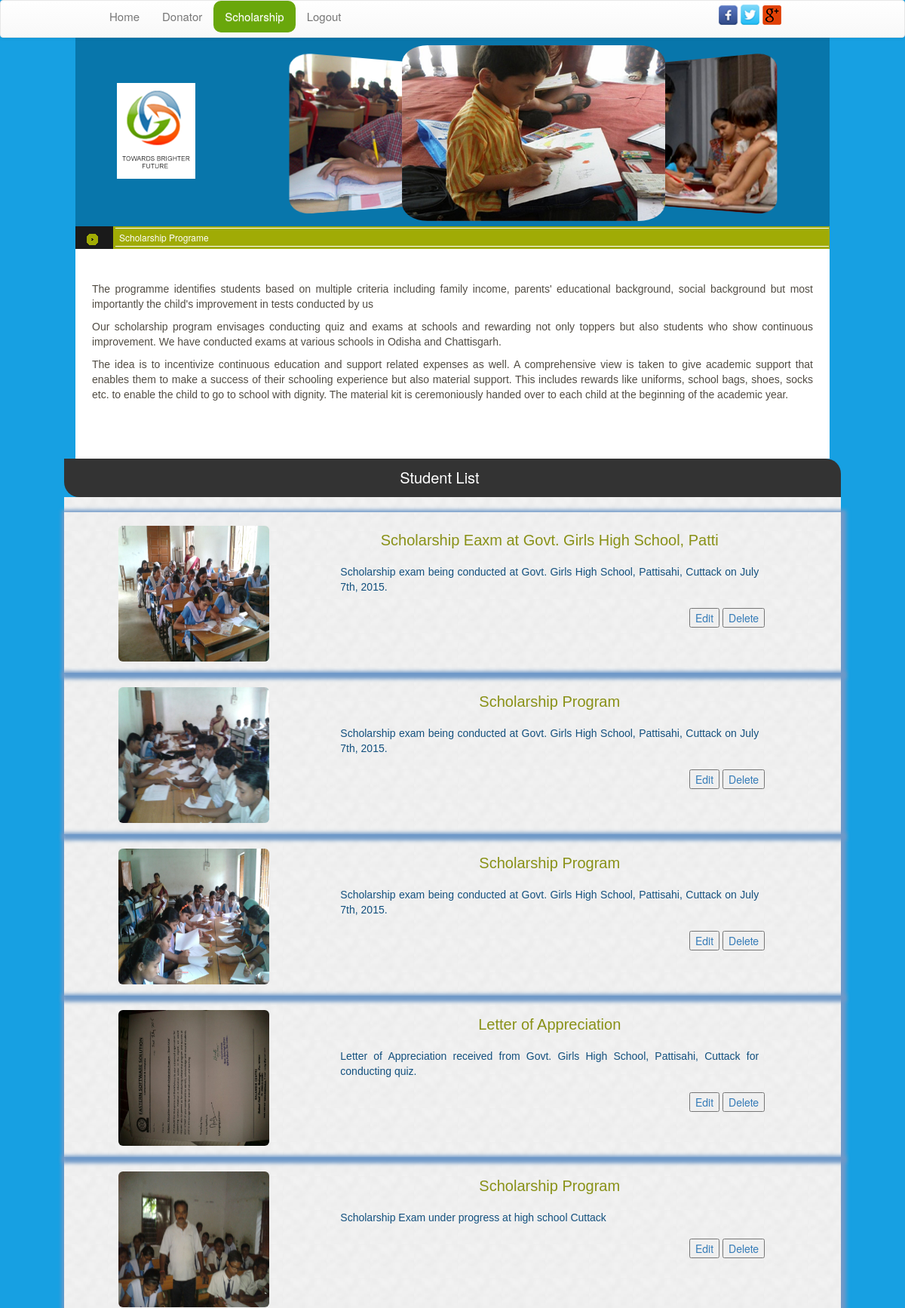
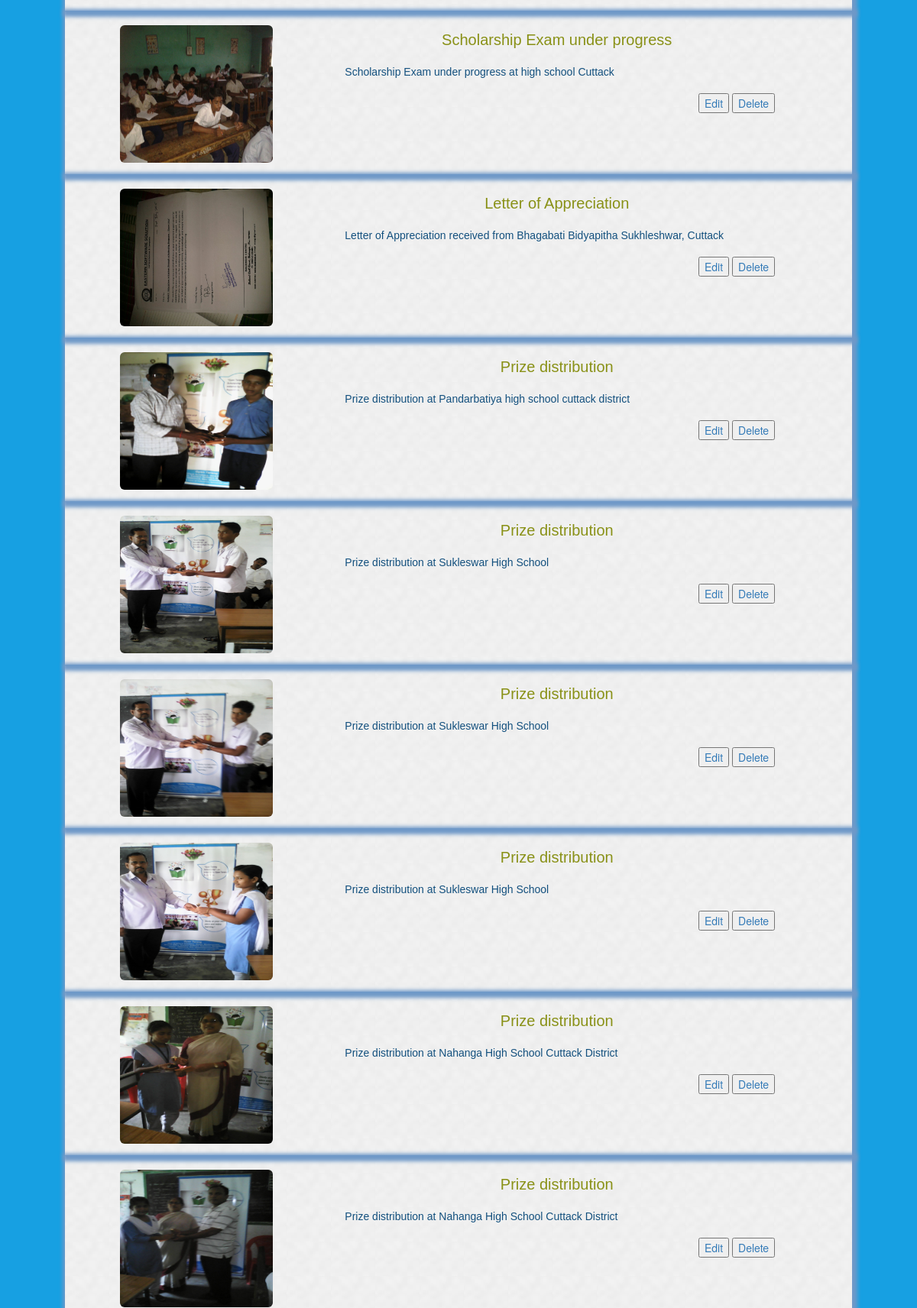
/Scholarship_admin.php (signed in, upper part), run on the app's committed database (2 pictures, top to bottom).
### tables this page shows
CREATE TABLE `scholarship` (
  `Id` int(11) NOT NULL AUTO_INCREMENT,
  `Sname` varchar(50) NOT NULL,
  `Message` varchar(1000) NOT NULL,
  `Filename` varchar(500) NOT NULL,
  PRIMARY KEY (`Id`)
);

### Scholarship_admin.php (the view, shortened to what this page needs)
<?php
include 'connection.php';
include 'header_admin.php';
?>
<div class="container">
	<div class="row">
		<div class="col-md-12">
			<div class="schocenter">
				<div class="arrow">
					<img src="images/center-1.png">
				</div>
				<h4 class="border1">Scholarship <span>Programe</span></h4>
			</div>
			<div class="scholourcenter"><br />
				 <p>The programme identifies students based on multiple criteria including family income, parents' educational background, social background but most importantly the child's improvement in tests conducted by us</p>
				 <p> Our scholarship program envisages conducting quiz and exams at schools and rewarding not only toppers but also students who show continuous improvement. We have conducted exams at various schools in Odisha and Chattisgarh.</p>
				 <p>The idea is to incentivize continuous education and support related expenses as well. A comprehensive view is taken to give academic support that enables them to make a success of their schooling experience but also material support. This includes  rewards like uniforms, school bags, shoes, socks etc. to enable the child to go to school with dignity. The material kit is ceremoniously handed over to each child at the beginning of the academic year.</p>
                 <br /><br />
			</div>
			<div class="row" id="ourdonator">
				<div class="col-md-6 col-md-offset-5">
					<p style="color:#FFF; margin-top:10px; font-size:20px; font-family:Arial Rounded M..., 'Times New Roman', Times, serif; padding:1px;">Student List</p>
				</div>
			</div>
			<div class="row" id="donatorWorks">
				<div class="col-sm-12">
				</div>
				<br />
				<?php
				$sql = "SELECT * FROM scholarship";
				$result = $conn->query($sql);
				if ($result->num_rows > 0) {
					while($row = $result->fetch_assoc()) {
				?>
					<div class="row" id="donatorBorder">
						<div class="col-sm-4">
						  <img src="students/<?php  echo $row["Filename"] ?>" width="200" height="180" alt="" class="img-rounded center-block" style="margin-top:15px;">
						</div>
						<div class="col-sm-7">
							<h3 class="dotcolor"><?php  echo $row["Sname"] ?></h3>
							<p class="aboutworks"><?php  echo $row["Message"] ?></p>
							<span style="float:right">
								<a href="Scholarship_edit.php?id=<?php  echo $row['Id'] ?>"><button>Edit</button></a>
								<a href="edit/delete.php?name=scholarship&id=<?php  echo $row['Id'] ?>"><button onclick="validate()">Delete</button></a>
							</span>
						</div>
					</div>
					<?php
					}
				} ?>
				<br />
			</div>
		</div>
	</div>
</div>
<?php include 'footer.php';?>

### css/main.css (style rules this page uses)
body { margin:0; padding:0; background-color:#17A0E2; overflow-x:hidden; }
.schocenter { font-size:16px; height:30px; background-color:#a0ab05; border:1px solid #a0ab05; }
.arrow { font-size:20px; width:50px; background-color:#1a1a1a; height:30px; margin-top:-1px; margin-left:-1px; }
.arrow img { margin-left:10px; margin-top:2px; padding:5px; }
h4 { text-align:justify; font-size:12px; color:#FFF; margin-left:52px; margin-top:-28px; border-top:2px soid #000; }
.border1 { padding:5px; border-top:1px solid #FFF; border-bottom:1px solid #FFF; }
#donatorBorder { margin-left:auto; margin-right:auto; padding-bottom:15px; padding-top:3px; text-align:justify; box-shadow:2px 2px 5px 5px #6F99C8; border-bottom: #6F99C8 solid 1px; }
#ourdonator { background-color:#333; border-left:10px; border-right:10px; border-top-right-radius:20px; border-bottom-left-radius:20px; }
.aboutworks { text-align:justify; padding:8px; color:#13507e; font-weight: normal; font-family:"Trebuchet MS", Arial, Helvetica, sans-serif; font-size:14px; }
.scholourcenter p { text-align:justify; font-size:14px; color:#514c43; font-weight: normal; }
.scholourcenter { text-align:justify; color:#81335c; font-family:"Trebuchet MS", Arial, Helvetica, sans-serif; font-size:15px; background-color:#FFF; border:2px solid #FFF; padding:20px; }
.dotcolor { font-size:20px; font-family:"Arial", Gadget, sans-serif; color:#899117; padding:3px; text-align:center; }
#donatorWorks { background:#ccc url(../bg.png) repeat; }

### Scholarship_admin.php (style rules this page uses)
.col-md-12 { padding-left:0px; padding-right:0px; }

### data on the page
scholarship: Filename (picture), Sname "Scholarship Eaxm at Govt. Girls High School, Patti", Message "Scholarship exam being conducted at Govt. Girls High School, Pattisahi, Cuttack on July 7th, 2015."
scholarship: Filename (picture), Sname "Scholarship Program", Message "Scholarship exam being conducted at Govt. Girls High School, Pattisahi, Cuttack on July 7th, 2015."
scholarship: Filename (picture), Sname "Scholarship Program", Message "Scholarship exam being conducted at Govt. Girls High School, Pattisahi, Cuttack on July 7th, 2015."
scholarship: Filename (picture), Sname "Letter of Appreciation", Message "Letter of Appreciation received from Govt. Girls High School, Pattisahi, Cuttack for conducting quiz."
scholarship: Filename (picture), Sname "Scholarship Program", Message "Scholarship Exam under progress at high school Cuttack"
scholarship: Filename (picture), Sname "Scholarship Exam under progress", Message "Scholarship Exam under progress at high school Cuttack"
scholarship: Filename (picture), Sname "Letter of Appreciation", Message "Letter of Appreciation received from Bhagabati Bidyapitha Sukhleshwar, Cuttack"
scholarship: Filename (picture), Sname "Prize distribution", Message "Prize distribution at Pandarbatiya high school cuttack district"
scholarship: Filename (picture), Sname "Prize distribution", Message "Prize distribution at Sukleswar High School"
scholarship: Filename (picture), Sname "Prize distribution", Message "Prize distribution at Sukleswar High School"
scholarship: Filename (picture), Sname "Prize distribution", Message "Prize distribution at Sukleswar High School"
scholarship: Filename (picture), Sname "Prize distribution", Message "Prize distribution at Nahanga High School Cuttack District"
scholarship: Filename (picture), Sname "Prize distribution", Message "Prize distribution at Nahanga High School Cuttack District"
